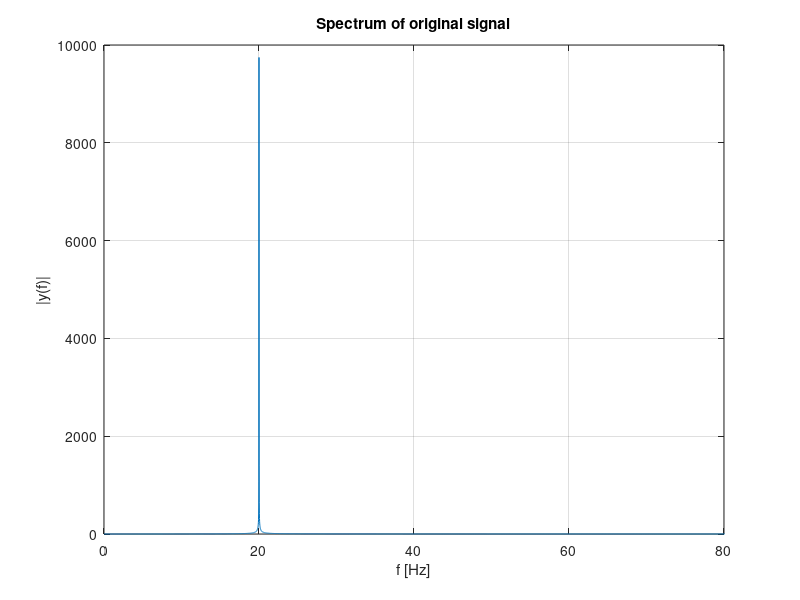
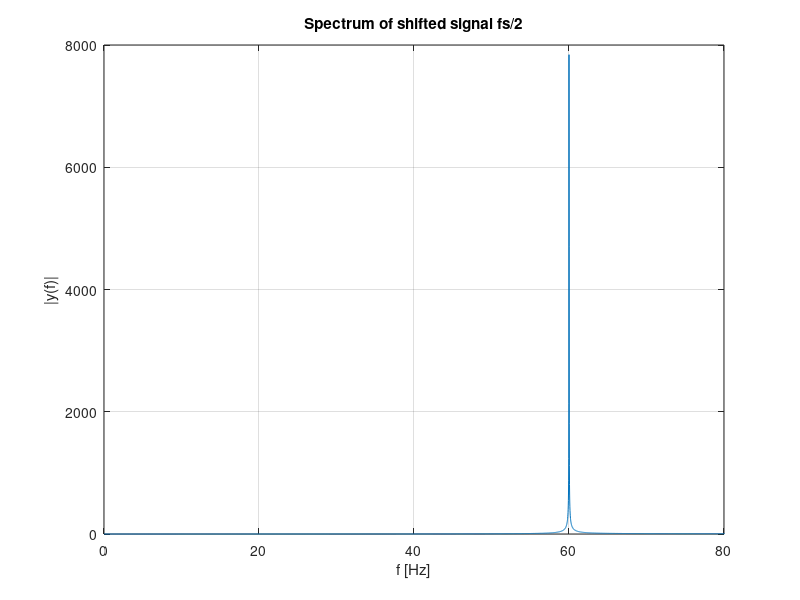

The MATLAB source for these figures, in order:
close all;

T = 0.05;
f = 1/T;
fs = 8*f;
Ts = 1/fs;
A = 2;
N = 10000;
t = 0:Ts:Ts*N;

y = A*sin(2*pi*f*t);
Y = fft(y);

f_vec = fs*(0:N)/N;


plot(f_vec, abs(Y))
grid on;
xlabel('f [Hz]')
ylabel('|y(f)|')
xlim([0 fs/2])
title('Spectrum of original signal');

% move fs/2
figure()
mixing_sequence = ones(1, N+1);
mixing_sequence(:, 1:2:end) = -1;

shifted_y = y.*mixing_sequence;
shifted_Y = fft(shifted_y);
plot(f_vec, abs(shifted_Y))
xlabel('f [Hz]')
ylabel('|y(f)|')
title('Spectrum of shifted signal fs/2');
xlim([0 fs/2])
grid on;

